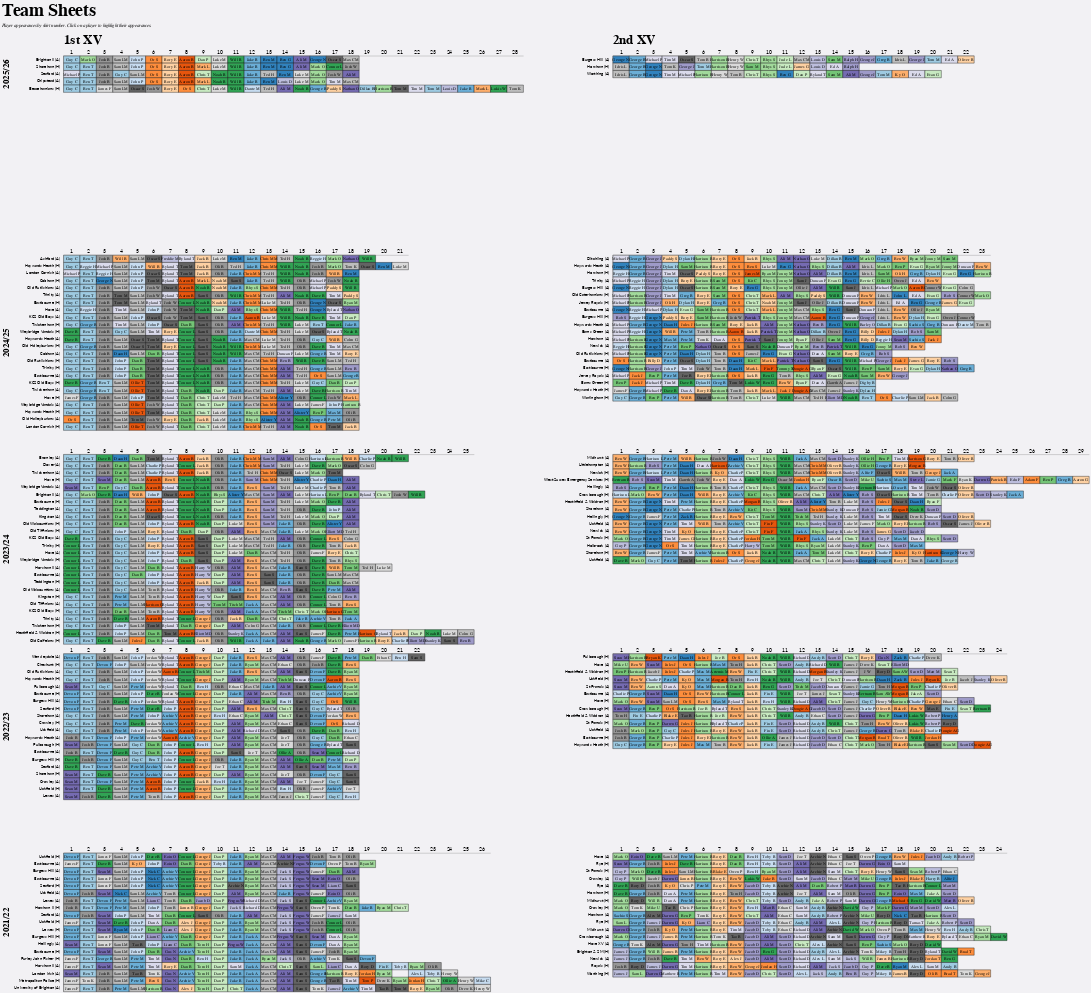

Write notebook code for a chart like this one.
### Markdown cell above
# Team Sheets

### Code cell
team_sheets_chart(db)

### Figure 1 — Vega-Lite specification as saved in the notebook (floating-point values rounded to 4 significant figures; data arrays with more than 128 entries replaced by an {"elided": "..."} marker saying what was removed)
{"config": {"axis": {"labelFont": "Lato, sans-serif", "titleFont": "PT Sans Narrow, Helvetica Neue, Helvetica, Arial, sans-serif", "labelFontSize": 13, "titleFontSize": 24, "gridColor": "#202947", "gridOpacity": 0.2}, "header": {"labelFont": "PT Sans Narrow, Helvetica Neue, Helvetica, Arial, sans-serif", "titleFont": "PT Sans Narrow, Helvetica Neue, Helvetica, Arial, sans-serif", "labelFontSize": 24, "titleFontSize": 28, "labelFontWeight": "bold", "orient": "left"}, "legend": {"labelFont": "Lato, sans-serif", "titleFont": "PT Sans Narrow, Helvetica Neue, Helvetica, Arial, sans-serif", "labelFontSize": 14, "titleFontSize": 16, "titlePadding": 5, "fillColor": "white", "strokeColor": "black", "padding": 10, "titleFontWeight": "lighter", "titleFontStyle": "italic", "titleColor": "gray", "offset": 10}, "title": {"font": "PT Sans Narrow, Helvetica Neue, Helvetica, Arial, sans-serif", "fontSize": 48, "fontWeight": "bold", "anchor": "start", "align": "center", "titlePadding": 20, "subtitlePadding": 10, "subtitleFontSize": 13, "subtitleColor": "", "subtitleFontStyle": "italic", "offset": 15, "color": "black"}, "axisX": {"labelAngle": 0}, "facet": {"title": null, "header": null, "align": {"row": "each", "column": "each"}}, "resolve": {"scale": {"y": "independent", "facet": "independent"}}, "background": "#f2f1f4", "view": {"strokeWidth": 0}}, "data": {"name": "data-788e4b646d5afc69146ca6944e209b63"}, "facet": {"column": {"field": "squad", "header": {"labelAnchor": "start", "labelExpr": "datum.value + ' XV'", "labelFontSize": 36, "title": null}, "title": null, "type": "nominal"}, "row": {"field": "season", "sort": {"field": "season", "order": "descending"}, "title": null, "type": "nominal"}}, "spec": {"layer": [{"mark": {"type": "rect"}, "encoding": {"color": {"field": "player", "legend": null, "scale": {"domain": {"elided": "203 str values"}, "scheme": "category20c"}, "type": "nominal"}, "detail": {"field": "game_id", "type": "nominal"}, "opacity": {"condition": {"param": "param_3", "value": 1.0, "empty": true}, "value": 0}, "stroke": {"condition": {"param": "param_3", "value": "black", "empty": true}, "value": null}, "tooltip": [{"field": "player", "title": "Player", "type": "nominal"}, {"field": "position_label", "title": "Position", "type": "nominal"}, {"field": "game_type", "title": "Competition", "type": "nominal"}, {"field": "date_str", "title": "Date", "type": "nominal"}, {"field": "game_label_short", "title": "Opposition", "type": "nominal"}], "x": {"axis": {"labelAngle": 0, "orient": "top", "ticks": false}, "field": "shirt_number", "title": "Shirt Number", "type": "ordinal"}, "y": {"axis": {"labelAngle": 0, "labelExpr": "slice(datum.value,15)", "labelFontSize": 11, "labelPadding": 10, "ticks": false}, "field": "game_label", "sort": {"field": "date", "order": "descending"}, "title": null, "type": "nominal"}}, "name": "view_1"}, {"mark": {"type": "text", "align": "center", "baseline": "middle", "font": "PT Sans Narrow", "fontSize": 12}, "encoding": {"color": {"value": "black"}, "detail": {"field": "game_id", "type": "nominal"}, "opacity": {"condition": {"param": "param_3", "value": 1.0, "empty": true}, "value": 0.5}, "strokeWidth": {"value": 0.5}, "text": {"field": "player_label", "type": "nominal"}, "x": {"field": "shirt_number", "title": null, "type": "ordinal"}, "y": {"field": "game_label", "sort": {"field": "date", "order": "descending"}, "type": "nominal"}}}], "height": {"step": 20}, "width": {"step": 45}}, "params": [{"name": "param_2", "select": {"type": "point", "clear": "mouseout", "fields": ["player"], "on": "mouseover"}, "views": ["view_1"]}, {"name": "param_3", "select": {"type": "point", "clear": "dblclick", "fields": ["player"], "on": "click"}, "views": ["view_1"]}], "resolve": {"scale": {"x": "independent", "y": "independent"}}, "spacing": 10, "title": {"text": "Team Sheets", "subtitle": "Player appearances by shirt number. Click on a player to highlight their appearances."}, "$schema": "https://vega.github.io/schema/vega-lite/v5.20.1.json", "datasets": {"data-788e4b646d5afc69146ca6944e209b63": {"elided": "3194 records"}}}
